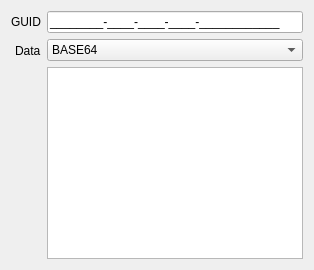
     <widget class="QWidget" name="vendor_tab">
      <attribute name="icon">
       <iconset theme="document"></iconset>
      </attribute>
      <attribute name="title">
       <string>Vendor</string>
      </attribute>
      <layout class="QFormLayout" name="vendor_layout">
       <property name="labelAlignment">
        <set>Qt::AlignRight|Qt::AlignTrailing|Qt::AlignVCenter</set>
       </property>
       <item row="0" column="0">
        <widget class="QLabel" name="vendor_guid_label">
         <property name="toolTip">
          <string>Vendor GUID</string>
         </property>
         <property name="statusTip">
          <string>Firmware GUID</string>
         </property>
         <property name="whatsThis">
          <string>&lt;html&gt;&lt;head/&gt;&lt;body&gt;&lt;p&gt;Firmware GUID&lt;/p&gt;&lt;/body&gt;&lt;/html&gt;</string>
         </property>
         <property name="text">
          <string>GUID</string>
         </property>
        </widget>
       </item>
       <item row="0" column="1">
        <widget class="QLineEdit" name="vendor_guid_text">
         <property name="toolTip">
          <string>GUID</string>
         </property>
         <property name="statusTip">
          <string>GUID</string>
         </property>
         <property name="whatsThis">
          <string>&lt;html&gt;&lt;head/&gt;&lt;body&gt;&lt;p&gt;GUID&lt;/p&gt;&lt;/body&gt;&lt;/html&gt;</string>
         </property>
         <property name="inputMask">
          <string>&lt;HHHHHHHH-HHHH-HHHH-HHHH-HHHHHHHHHHHH;_</string>
         </property>
        </widget>
       </item>
       <item row="1" column="1">
        <layout class="QVBoxLayout" name="vendor_data_box">
         <item>
          <widget class="QComboBox" name="vendor_data_format_combo">
           <property name="toolTip">
            <string>Data format</string>
           </property>
           <property name="statusTip">
            <string>Data format</string>
           </property>
           <property name="whatsThis">
            <string>&lt;html&gt;&lt;head/&gt;&lt;body&gt;&lt;p&gt;Data format&lt;/p&gt;&lt;/body&gt;&lt;/html&gt;</string>
           </property>
           <item>
            <property name="text">
             <string>BASE64</string>
            </property>
           </item>
           <item>
            <property name="text">
             <string>UTF-16</string>
            </property>
           </item>
           <item>
            <property name="text">
             <string>UTF-8</string>
            </property>
           </item>
           <item>
            <property name="text">
             <string>HEX</string>
            </property>
           </item>
          </widget>
         </item>
         <item>
          <widget class="QPlainTextEdit" name="vendor_data_text">
           <property name="toolTip">
            <string>Data</string>
           </property>
           <property name="statusTip">
            <string>Data</string>
           </property>
           <property name="whatsThis">
            <string>&lt;html&gt;&lt;head/&gt;&lt;body&gt;&lt;p&gt;Data&lt;/p&gt;&lt;/body&gt;&lt;/html&gt;</string>
           </property>
          </widget>
         </item>
        </layout>
       </item>
       <item row="1" column="0">
        <widget class="QLabel" name="vendor_data_label">
         <property name="toolTip">
          <string>Vendor data</string>
         </property>
         <property name="statusTip">
          <string>Vendor data</string>
         </property>
         <property name="whatsThis">
          <string>&lt;html&gt;&lt;head/&gt;&lt;body&gt;&lt;p&gt;Vendor data&lt;/p&gt;&lt;/body&gt;&lt;/html&gt;</string>
         </property>
         <property name="text">
          <string>Data</string>
         </property>
        </widget>
       </item>
      </layout>
     </widget>
